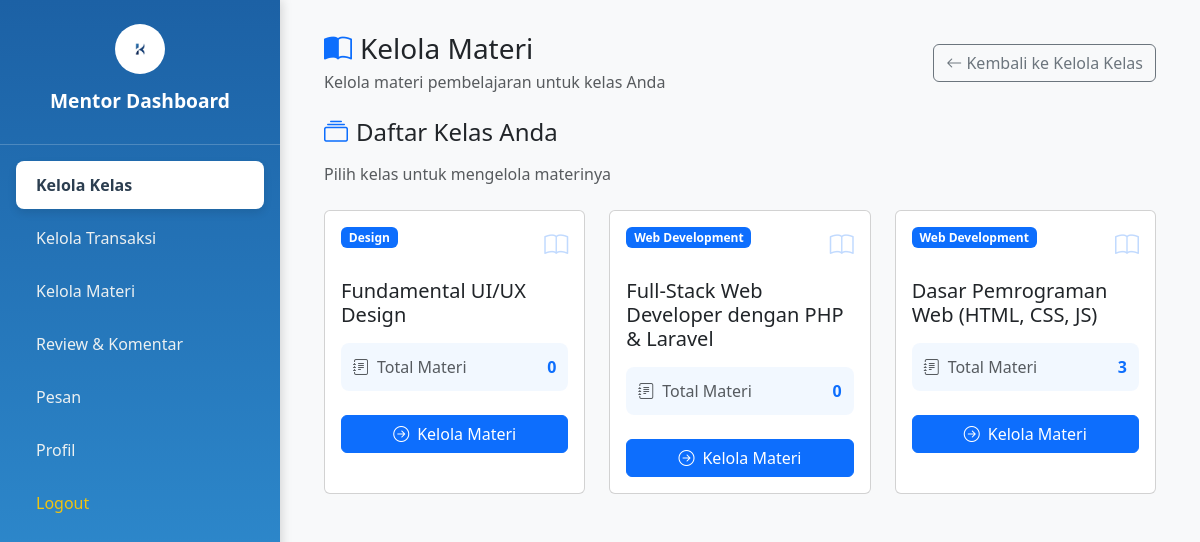
/page/kelola-materi.php (signed in), run on an earlier commit of the app's database.
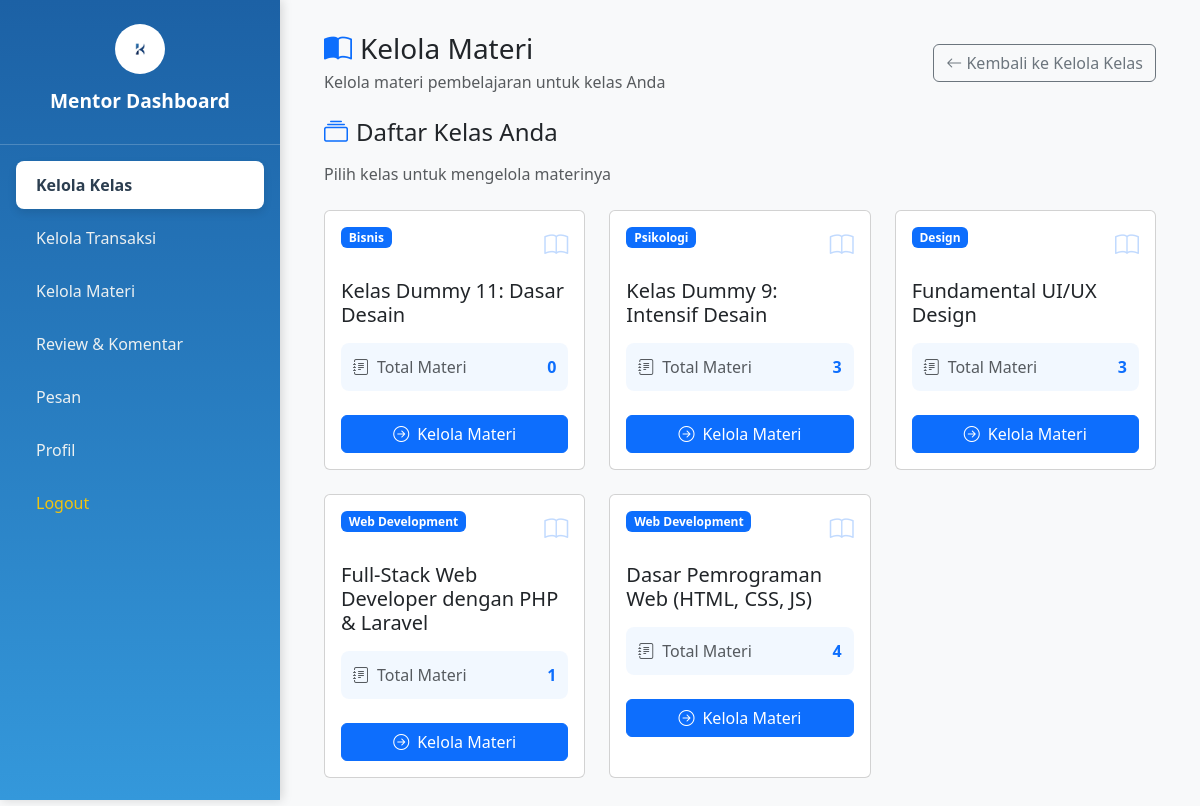
And on a later commit of the database.
### tables this page shows
CREATE TABLE `tb_kelas` (
  `id_kelas` int(30) NOT NULL,
  `id_mentor` int(30) NOT NULL,
  `nama_kelas` varchar(255) NOT NULL,
  `kategori` enum('SQL','Design','Java','Web Development','Bisnis','Ekonomi','Psikologi','IT','Python') NOT NULL,
  `harga` decimal(10,2) NOT NULL,
  `profil_kelas` varchar(100) DEFAULT NULL,
  `badge` varchar(100) DEFAULT NULL,
  `description` text DEFAULT NULL,
  `status_publikasi` enum('pending','aktif','non-aktif','rejected') NOT NULL DEFAULT 'pending',
  `tgl_dibuat` timestamp NOT NULL DEFAULT current_timestamp()
);

### page/kelola-materi.php (the view, shortened to what this page needs)
<?php
require 'db.php';
$user_id = $_SESSION['id'];
$view_level = 'kelas';
?>
<!DOCTYPE html>
<html lang="en">
<head>
    <link href="https://cdn.jsdelivr.net/npm/bootstrap@5.3.3/dist/css/bootstrap.min.css" rel="stylesheet">
    <link rel="stylesheet" href="https://cdn.jsdelivr.net/npm/bootstrap-icons@1.11.3/font/bootstrap-icons.min.css">
</head>
<body class="bg-light">
    <?php include 'sidebar-mentor.php'; ?>
    <div class="main-content">
        <div class="container-fluid">
            <div class="d-flex justify-content-between align-items-center mb-4">
                <div>
                    <h3 class="mb-1">
                        <i class="bi bi-book-half text-primary me-2"></i>Kelola Materi
                    </h3>
                    <p class="text-muted mb-0">Kelola materi pembelajaran untuk kelas Anda</p>
                </div>
                <div>
                    <?php if ($view_level === 'kelas'): ?>
                        <a href="kelola-kelas.php" class="btn btn-outline-secondary">
                            <i class="bi bi-arrow-left"></i> Kembali ke Kelola Kelas
                        </a>
                    <?php endif; ?>
                </div>
            </div>
            <?php if ($view_level === 'kelas'): ?>
                <div class="row">
                    <div class="col-12">
                        <h4 class="mb-3">
                            <i class="bi bi-collection text-primary me-2"></i>Daftar Kelas Anda
                        </h4>
                        <p class="text-muted mb-4">Pilih kelas untuk mengelola materinya</p>
                    </div>
                </div>
                <div class="row">
                    <?php
                    $stmt_classes = $conn->prepare("
                        SELECT k.id_kelas, k.nama_kelas, k.kategori,
                               COUNT(m.id_materi) as jumlah_materi
                        FROM tb_kelas k
                        JOIN tb_mentor mt ON k.id_mentor = mt.id_mentor
                        LEFT JOIN tb_materi m ON k.id_kelas = m.id_kelas
                        WHERE mt.id_user = ?
                        GROUP BY k.id_kelas, k.nama_kelas, k.kategori
                        ORDER BY k.id_kelas DESC
                    ");
                    $stmt_classes->bind_param("i", $user_id);
                    $stmt_classes->execute();
                    $classes_result = $stmt_classes->get_result();
                    if ($classes_result->num_rows > 0) {
                        while ($class = $classes_result->fetch_assoc()) {
                            ?>
                            <div class="col-lg-4 col-md-6 mb-4">
                                <div class="card card-hover h-100">
                                    <div class="card-body">
                                        <div class="d-flex justify-content-between align-items-start mb-3">
                                            <span class="badge bg-primary badge-count"><?= htmlspecialchars($class['kategori']) ?></span>
                                            <i class="bi bi-book fs-4 text-primary opacity-25"></i>
                                        </div>
                                        <h5 class="card-title mb-3"><?= htmlspecialchars($class['nama_kelas']) ?></h5>
                                        <div class="stats-row">
                                            <div class="d-flex justify-content-between align-items-center">
                                                <span class="text-muted">
                                                    <i class="bi bi-journal-text me-2"></i>Total Materi
                                                </span>
                                                <span class="fw-bold text-primary"><?= $class['jumlah_materi'] ?></span>
                                            </div>
                                        </div>
                                        <div class="mt-4">
                                            <a href="kelola-materi.php?id_kelas=<?= $class['id_kelas'] ?>"
                                               class="btn btn-primary w-100">
                                                <i class="bi bi-arrow-right-circle me-2"></i>Kelola Materi
                                            </a>
                                        </div>
                                    </div>
                                </div>
                            </div>
                            <?php
                        }
                    }
                    ?>
                </div>
            <?php endif; ?>
        </div>
    </div>
</body>
</html>

### page/sidebar-mentor.php (shortened to what this page needs)
<!DOCTYPE html>
<html lang="en">
<head>
    <link href="https://cdn.jsdelivr.net/npm/bootstrap@5.3.0/dist/css/bootstrap.min.css" rel="stylesheet">
    <link rel="stylesheet" href="../assets/css/sidebar-mentor.css">
</head>
<body>
    <div class="sidebar position-fixed">
    <div class="sidebar-header text-center p-4">
        <a href="mentor-dashboard.php">
            <img src="../assets/images/Logo 2.jpg" alt="Logo" class="rounded-circle" width="50">
            <h3>Mentor Dashboard</h3>
        </a>
    </div>
    <ul class="nav flex-column p-3">
        <li class="nav-item">
            <a class="nav-link active" href="kelola-kelas.php">Kelola Kelas</a>
        </li>
        <li class="nav-item">
            <a class="nav-link" href="kelola-transaksi.php">Kelola Transaksi</a>
        </li>
        <li class="nav-item">
            <a class="nav-link" href="kelola-materi.php">Kelola Materi</a>
        </li>
        <li class="nav-item">
            <a class="nav-link" href="reviews-comments.php">Review & Komentar</a>
        </li>
        <li class="nav-item">
            <a class="nav-link" href="pesan-mentor.php">Pesan</a>
        </li>
        <li class="nav-item">
            <a class="nav-link" href="mentor-profil.php">Profil</a>
        </li>
        <li class="nav-item mt-auto"> <a class="nav-link" href="logout.php">Logout</a>
        </li>
    </ul>
</div>
</body>
</html>

### assets/css/sidebar-mentor.css (style rules this page uses)
.sidebar { width: 280px; background: linear-gradient(180deg, #1c61a5, #3498db); box-shadow: 2px 0 10px rgba(0, 0, 0, 0.15); height: 100vh; color: #ecf0f1; }
.main-content { margin-left: 280px; padding: 2rem; }
.sidebar .sidebar-header { border-bottom: 1px solid rgba(255, 255, 255, 0.2); }
.sidebar .sidebar-header a { text-decoration: none; color: #ffffff; transition: opacity 0.3s; }
.sidebar .sidebar-header h3 { margin-top: 15px; font-size: 1.2rem; font-weight: 600; }
.sidebar .nav-link { color: #ecf0f1; padding: 12px 20px; margin-bottom: 5px; border-radius: 8px; transition: background-color 0.3s, color 0.3s; font-weight: 500; }
.sidebar .nav-link.active { background-color: #ffffff; color: #2c3e50; font-weight: 700; box-shadow: 0 4px 8px rgba(0, 0, 0, 0.1); }
.sidebar .nav-item a.nav-link[href="logout.php"], .sidebar .nav a.nav-link[href="logout.php"] { color: #f1c40f; }

### page/kelola-materi.php (style rules this page uses)
.main-content { margin-left: 280px; padding: 2rem; transition: margin-left 0.3s ease; }
.card-hover { transition: all 0.3s ease; border: 1px solid #e0e0e0; }
.badge-count { font-size: 0.875rem; padding: 0.5rem 0.75rem; }
.card-body { position: relative; overflow: hidden; }
.card-body::before { content: ''; position: absolute; top: 0; right: 0; width: 100px; height: 100px; background: linear-gradient(45deg, transparent 50%, rgba(0,123,255,0.08) 50%); transform: rotate(45deg) translate(50px, -50px); z-index: 0; }
.stats-row { background: rgba(0,123,255,0.05); border-radius: 8px; padding: 0.75rem; margin-top: 1rem; }

What changed in the data, as far as the page shows it:
added tb_kelas: kategori "Bisnis", nama_kelas "Kelas Dummy 11: Dasar Desain", jumlah_materi "0"
added tb_kelas: kategori "Psikologi", nama_kelas "Kelas Dummy 9: Intensif Desain", jumlah_materi "3"
changed tb_kelas "Fundamental UI/UX Design": jumlah_materi "0" → "3"
changed tb_kelas "Full-Stack Web Developer dengan PHP & Laravel": jumlah_materi "0" → "1"
computed for tb_kelas "Dasar Pemrograman Web (HTML, CSS, JS)": jumlah_materi "3" → "4"
